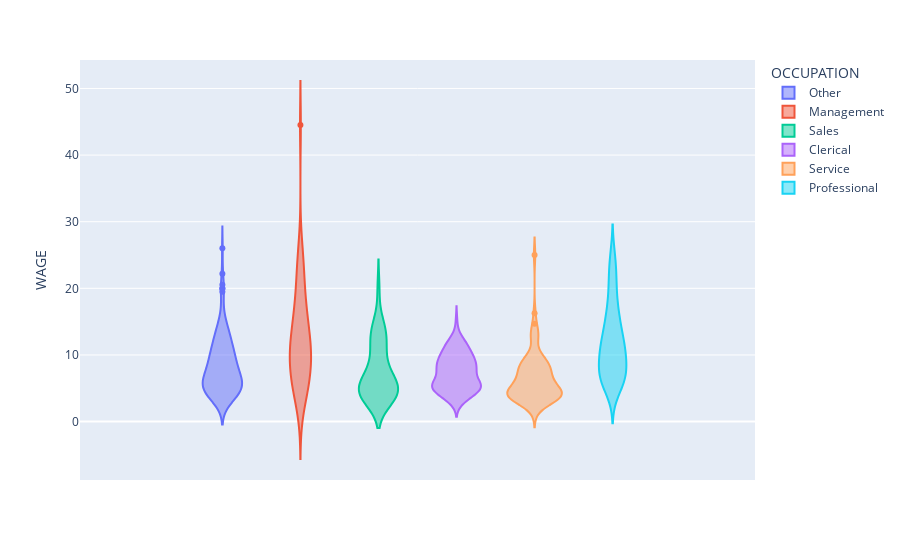

The code cell stored with this chart in its notebook:
### Code cell
px.violin(wages.frame, y='WAGE', color='OCCUPATION')

### Figure 1 — Plotly figure (JSON) as saved in the notebook; plotly's stock layout.template omitted (floating-point values rounded to 4 significant figures; data arrays with more than 128 entries replaced by an {"elided": "..."} marker saying what was removed)
{"data": [{"alignmentgroup": "True", "box": {"visible": false}, "hovertemplate": "OCCUPATION=Other<br>WAGE=%{y}<extra></extra>", "legendgroup": "Other", "marker": {"color": "#636efa"}, "name": "Other", "offsetgroup": "Other", "orientation": "v", "scalegroup": "True", "showlegend": true, "type": "violin", "x0": " ", "xaxis": "x", "y": {"elided": "156 float values"}, "y0": " ", "yaxis": "y"}, {"alignmentgroup": "True", "box": {"visible": false}, "hovertemplate": "OCCUPATION=Management<br>WAGE=%{y}<extra></extra>", "legendgroup": "Management", "marker": {"color": "#EF553B"}, "name": "Management", "offsetgroup": "Management", "orientation": "v", "scalegroup": "True", "showlegend": true, "type": "violin", "x0": " ", "xaxis": "x", "y": [24.98, 16.65, 6.25, 4.55, 11.25, 21.25, 12.65, 7.5, 10.25, 3.35, 13.45, 4.84, 26.29, 6.58, 44.5, 15, 11.25, 7, 10, 14.53, 20, 22.5, 3.64, 10.62, 24.98, 6, 19, 13.2, 22.5, 15, 6.88, 11.84, 16.14, 13.95, 13.16, 5.3, 4.5, 10, 10, 10, 9.37, 5.8, 17.86, 1, 8.8, 9, 18.16, 7.81, 10.62, 4.5, 17.25, 10.5, 9.22, 15, 22.5], "y0": " ", "yaxis": "y"}, {"alignmentgroup": "True", "box": {"visible": false}, "hovertemplate": "OCCUPATION=Sales<br>WAGE=%{y}<extra></extra>", "legendgroup": "Sales", "marker": {"color": "#00cc96"}, "name": "Sales", "offsetgroup": "Sales", "orientation": "v", "scalegroup": "True", "showlegend": true, "type": "violin", "x0": " ", "xaxis": "x", "y": [4.55, 9, 13.33, 15, 7.5, 4.25, 12.5, 5.13, 3.35, 11.11, 3.84, 6.4, 5.56, 10, 5.65, 11.5, 3.5, 3.35, 4.75, 19.98, 3.5, 4, 7, 6.25, 4.5, 14.29, 5, 13.75, 13.71, 7.5, 3.8, 5, 9.42, 5.5, 3.75, 3.5, 5.8, 12], "y0": " ", "yaxis": "y"}, {"alignmentgroup": "True", "box": {"visible": false}, "hovertemplate": "OCCUPATION=Clerical<br>WAGE=%{y}<extra></extra>", "legendgroup": "Clerical", "marker": {"color": "#ab63fa"}, "name": "Clerical", "offsetgroup": "Clerical", "orientation": "v", "scalegroup": "True", "showlegend": true, "type": "violin", "x0": " ", "xaxis": "x", "y": [5, 8.75, 10, 8.5, 8.63, 9, 5.5, 11.11, 10, 5.2, 8, 3.56, 5.2, 11.67, 11.32, 7.5, 5.5, 5, 7.75, 5.25, 9, 9.65, 5.21, 7, 12.16, 5.25, 10.32, 3.35, 7.7, 9.17, 8.43, 4, 4.13, 3, 4.25, 7.53, 10.53, 5, 15.03, 11.25, 6.25, 3.5, 6.85, 12.5, 12, 6, 9.5, 4.1, 10.43, 5, 7.69, 5.5, 6.4, 12.5, 6.25, 8, 9.6, 9.1, 7.5, 5, 7, 3.55, 8.5, 4.5, 7.88, 5.25, 5, 9.33, 10.5, 7.5, 9.5, 9.6, 5.87, 11.02, 5, 5.62, 12.5, 10.81, 5.4, 7, 4.59, 6, 11.71, 5.62, 5.5, 4.85, 6.75, 4.25, 5.75, 3.5, 3.35, 10.62, 8, 4.75, 8.5, 8.85, 8], "y0": " ", "yaxis": "y"}, {"alignmentgroup": "True", "box": {"visible": false}, "hovertemplate": "OCCUPATION=Service<br>WAGE=%{y}<extra></extra>", "legendgroup": "Service", "marker": {"color": "#FFA15A"}, "name": "Service", "offsetgroup": "Service", "orientation": "v", "scalegroup": "True", "showlegend": true, "type": "violin", "x0": " ", "xaxis": "x", "y": [6, 7.14, 3.4, 6, 3.75, 8.89, 4.35, 13.1, 4.35, 3.5, 3.8, 5.26, 3.35, 16.26, 4.25, 4.5, 8, 4, 7.96, 4, 4.15, 5.95, 3.6, 8.75, 3.4, 4.28, 5.35, 5, 7.65, 6.94, 7.5, 3.6, 1.75, 3.45, 9.63, 8.49, 8.99, 3.65, 3.5, 3.43, 5.5, 6.93, 3.51, 3.75, 4.17, 9.57, 14.67, 12.5, 5.5, 5.15, 8, 5.83, 3.35, 7, 10, 8, 6.88, 5.55, 7.5, 8.93, 9, 3.5, 5.77, 25, 6.85, 6.5, 3.75, 3.5, 4.5, 2.01, 4.17, 13, 3.98, 7.5, 13.12, 4, 3.95, 13, 9, 4.55, 9.5, 4.5, 8.75], "y0": " ", "yaxis": "y"}, {"alignmentgroup": "True", "box": {"visible": false}, "hovertemplate": "OCCUPATION=Professional<br>WAGE=%{y}<extra></extra>", "legendgroup": "Professional", "marker": {"color": "#19d3f3"}, "name": "Professional", "offsetgroup": "Professional", "orientation": "v", "scalegroup": "True", "showlegend": true, "type": "violin", "x0": " ", "xaxis": "x", "y": [10, 18, 24.98, 12.05, 22, 8.75, 22.2, 17.25, 6, 8.06, 9.24, 12, 10.61, 5.71, 10, 17.5, 15, 7.78, 7.8, 10, 24.98, 10.28, 15, 12, 10.58, 5.85, 11.22, 8.56, 13.89, 5.71, 15.79, 7.5, 11.25, 6.15, 13.45, 6.25, 6.5, 12, 8.5, 8, 5.75, 15.73, 9.86, 13.51, 5.4, 6.25, 5.5, 5, 6.25, 5.75, 20.5, 5, 7, 18, 12, 20.4, 22.2, 16.42, 8.63, 19.38, 14, 10, 15.95, 20, 10, 24.98, 11.25, 22.83, 10.2, 10, 14, 12.5, 5.79, 24.98, 4.35, 11.25, 6.67, 8, 18.16, 12, 8.89, 9.5, 13.65, 12, 15, 12.67, 7.38, 15.56, 7.45, 6.25, 6.25, 9.37, 22.5, 7.5, 7, 5.75, 7.67, 12.5, 16, 11.79, 11.36, 6.1, 23.25, 19.88, 15.38], "y0": " ", "yaxis": "y"}], "layout": {"legend": {"title": {"text": "OCCUPATION"}, "tracegroupgap": 0}, "margin": {"t": 60}, "violinmode": "group", "xaxis": {"anchor": "y", "domain": [0, 1]}, "yaxis": {"anchor": "x", "domain": [0, 1], "title": {"text": "WAGE"}}}}
